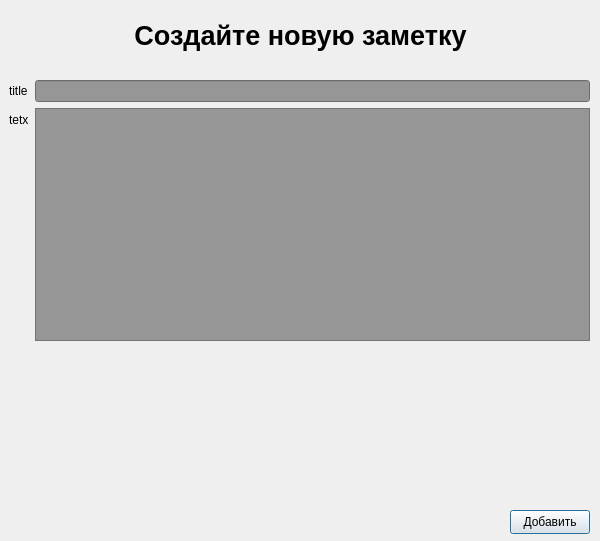
<?xml version="1.0" encoding="UTF-8"?>
<ui version="4.0">
 <class>addPost</class>
 <widget class="QDialog" name="addPost">
  <property name="geometry">
   <rect>
    <x>0</x>
    <y>0</y>
    <width>600</width>
    <height>541</height>
   </rect>
  </property>
  <property name="minimumSize">
   <size>
    <width>600</width>
    <height>541</height>
   </size>
  </property>
  <property name="maximumSize">
   <size>
    <width>600</width>
    <height>541</height>
   </size>
  </property>
  <property name="windowTitle">
   <string>Dialog</string>
  </property>
  <property name="styleSheet">
   <string notr="true">#pushButton {
	color: rgb(255, 255, 255);
	background-color: rgb(255, 170, 0);
	border: 2px solid rgb(255, 170, 0);
	border-radius: 10px;
}
#AddPost {
	background-color: rgb(90, 90, 90);
}

QLineEdit {
	background-color: rgb(150, 150, 150);
}

QTextEdit {
	
	background-color: rgb(150, 150, 150);
}</string>
  </property>
  <widget class="QPushButton" name="addpost">
   <property name="geometry">
    <rect>
     <x>510</x>
     <y>510</y>
     <width>80</width>
     <height>24</height>
    </rect>
   </property>
   <property name="text">
    <string>Добавить</string>
   </property>
  </widget>
  <widget class="QWidget" name="formLayoutWidget">
   <property name="geometry">
    <rect>
     <x>9</x>
     <y>80</y>
     <width>581</width>
     <height>261</height>
    </rect>
   </property>
   <layout class="QFormLayout" name="formLayout_3">
    <property name="sizeConstraint">
     <enum>QLayout::SetMinAndMaxSize</enum>
    </property>
    <property name="fieldGrowthPolicy">
     <enum>QFormLayout::ExpandingFieldsGrow</enum>
    </property>
    <item row="0" column="0">
     <widget class="QLabel" name="label_11">
      <property name="text">
       <string>title</string>
      </property>
     </widget>
    </item>
    <item row="0" column="1">
     <widget class="QLineEdit" name="text_title_3"/>
    </item>
    <item row="1" column="0">
     <widget class="QLabel" name="label_13">
      <property name="text">
       <string>tetx</string>
      </property>
     </widget>
    </item>
    <item row="1" column="1">
     <widget class="QTextEdit" name="box_text_3"/>
    </item>
   </layout>
  </widget>
  <widget class="QWidget" name="horizontalLayoutWidget">
   <property name="geometry">
    <rect>
     <x>10</x>
     <y>0</y>
     <width>581</width>
     <height>71</height>
    </rect>
   </property>
   <layout class="QHBoxLayout" name="horizontalLayout_3">
    <item>
     <widget class="QLabel" name="label_15">
      <property name="text">
       <string>&lt;html&gt;&lt;head/&gt;&lt;body&gt;&lt;p align=&quot;center&quot;&gt;&lt;span style=&quot; font-size:20pt; font-weight:700;&quot;&gt;Создайте новую заметку&lt;/span&gt;&lt;/p&gt;&lt;/body&gt;&lt;/html&gt;</string>
      </property>
     </widget>
    </item>
   </layout>
  </widget>
 </widget>
 <resources/>
 <connections/>
</ui>
